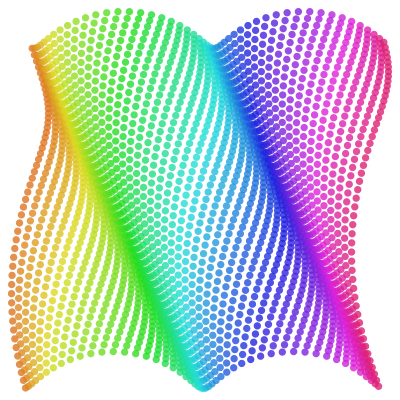
Frame 1 (no input)
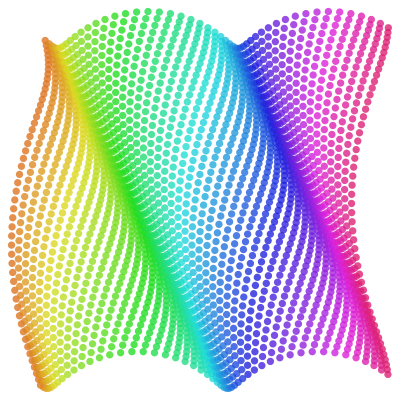
Frame 60 (the mouse pressed at the canvas centre just before this capture)
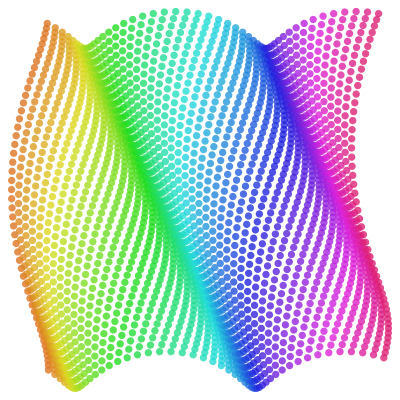
Frame 120 (the mouse held since frame 60 and released just before this capture)

The Processing sketch that drew these frames (run headless with seeded random() and noise(); from frame 60 on, the mouse is pressed at the canvas centre):

// Processing sketch: processing_151346
// ── processing_151346.pde

/*
 * Creative Coding
 * Week 2, 05 - Moving Patterns 1
 * by Indae Hwang and Jon McCormack // edited by Patrick O'Neill
 * Copyright (c) 2014 Monash University
 *
 * This sketch builds on the previous sketches, drawing shapes based on the
 * current framerate. The movement of individual shapes combine to create a
 * gestalt field of motion. Use the arrow keys on your keyboard to change the
 * frame rate. 
 * 
 */

// variable used to store the current frame rate value
float frame_rate_value;

void setup() {
  size(400,400);

  frame_rate_value = 26;
  frameRate(30);
  rectMode(CENTER);
  background(255);
  colorMode(HSB);
}


void draw() {

  background(255);

  int num = 50;
  int margin = 30;
  float gutter = -30; //distance between each cell
  float cellsize = ( width - (2 * margin) - gutter * (num - 1) ) / (num - 1);

  int circleNumber = 0; // counter
  for (int i=0; i<num; i++) {
    for (int j=0; j<num; j++) {
      circleNumber = (i * num) + j; // different way to calculate the circle number from w2_04

      float tx = margin + cellsize * i + gutter * i;
      float ty = margin + cellsize * j + gutter * j;

      movingCircle(tx, ty, cellsize, circleNumber);
    }
  }
} //end of draw 


void movingCircle(float x, float y, float size, int circleNum) {

  float finalAngle;
  finalAngle = frameCount + circleNum ;
  float col = map(x,0,width,0,255);
  

  //the rotating angle for each tempX and tempY postion is affected by frameRate and angle;  
  float tempX = x + (size / 2) * sin(PI / frame_rate_value * finalAngle);
  float tempY = y + (size / 2) * cos(PI / frame_rate_value * finalAngle);

  noStroke();
  fill(col,220,220,200);
  ellipse(tempX, tempY, size/5, size/5);
 // rect(tempX, tempY, 1, size*5);
  stroke(0);
  noFill();
  stroke(0);
// line(x, y, tempX, tempY);
  
  
}


/*
 * keyReleased function
 *
 * called automatically by Processing when a keyboard key is released
 */
void keyReleased() {

  // right arrow -- increase frame_rate_value
  if (keyCode == RIGHT && frame_rate_value < 60) {
    frame_rate_value++;
  }

  // left arrow -- decrease frame_rate_value
  if ( keyCode == LEFT && frame_rate_value > 1) {
    frame_rate_value--;
  }

  // set the frameRate and print current value on the screen
  frameRate(frame_rate_value);
  println("Current frame Rate is: " + frame_rate_value);
}
